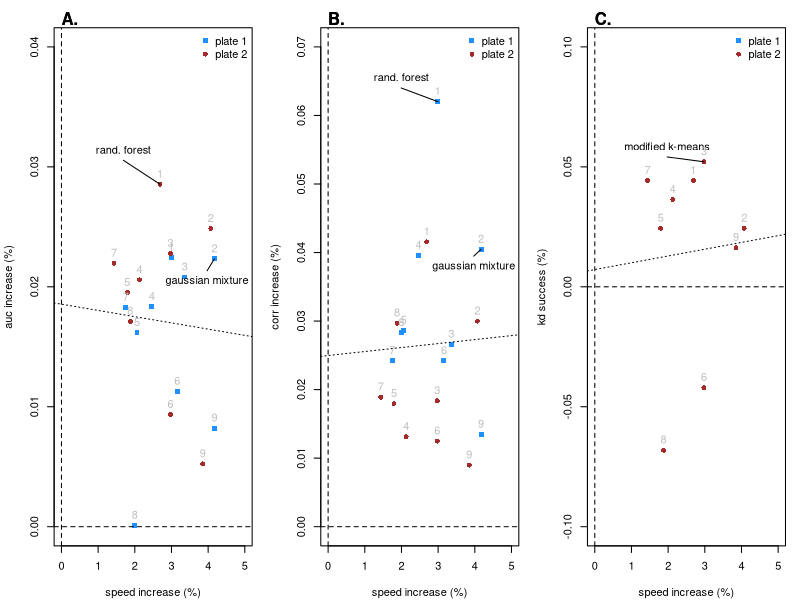
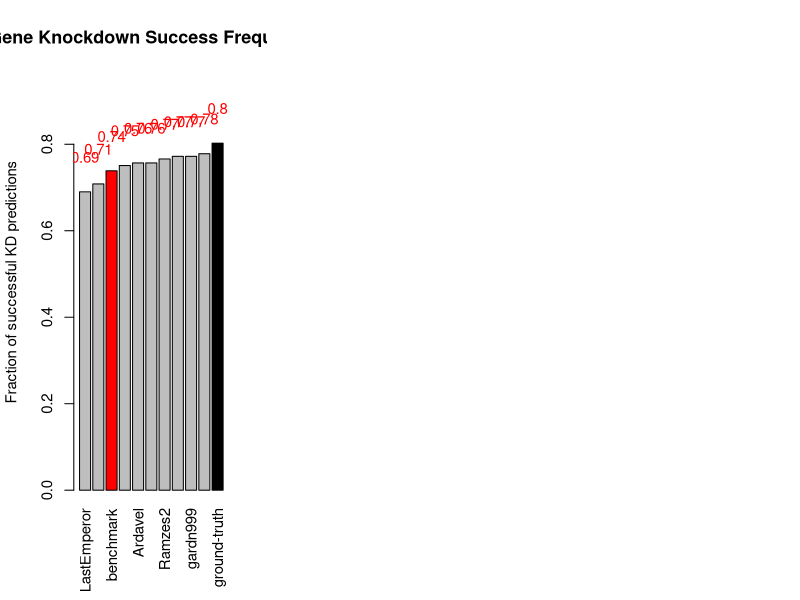
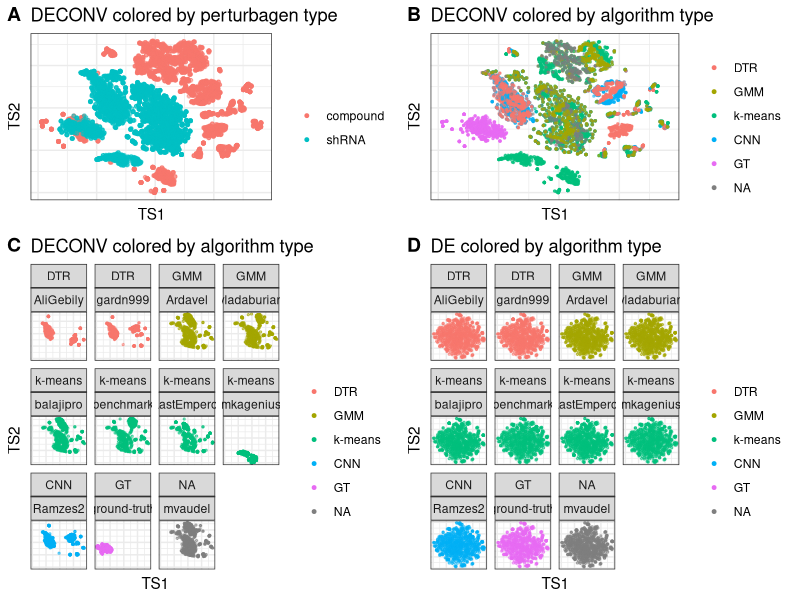

Recreate these plots in R, in order.
## ---- chunk 1
palette(c("dodgerblue","brown","orange"))
my.pal <- palette(c("dodgerblue","brown","orange"))
library(data.table)
library(ggplot2)
library(ggrepel)
library(dplyr, warn=F)
## ---- chunk 2
# data
speed_acc <- fread("data/holdout_score_time.txt", na.strings="n/a")
soln_desc <- fread("data/solution_descriptions.txt", na.strings="n/a")
speed_acc <- merge(speed_acc, soln_desc, by="handle")
## ---- chunk 3
# compute composite accuracy
# in contest, aggregate score was computed as:
# SCORE = MAX_SCORE * (MAX(CORp, 0))2 * AUCp2 * exp(- Tsolution / (3 * Tbenchmark) )
speed_acc[, acc := cor^2 * auc^2]
## ---- chunk 4
impute <- function(x, value) ifelse(is.na(x), value, x)
n <- nrow(speed_acc)
attach(speed_acc)
## ---- chunk 5
cap <- "\\label{fig:acc-vs-speed}**Accuracy vs speed.** This figure shows the relationship between improvements in AUC (A.), correlation (B.) and fraction of correctly predicted knocked-down genes(C.) and improvements in speed for the top-nine solutions. These measures are computed for each of the plates on the holdout dataset. Labels at the dots indicate the rank of the submission in the final leaderboard (1 = first best, 2 = second best, etc.). Dashed lines indicate levels with no improvement over the benchmark. Dotted lines indicate (ols) association between accuracy and speed improvements. The name of the most accurate and fastest approach are highlighted in each panel."

# compute measures
bench <- handle=="benchmark"
sec.bench <- sec[bench]
auc.bench <- auc[bench]
cor.bench <- cor[bench]
kd.bench <- kd_success_freq[bench]
auc.pc <- auc/auc.bench[factor(plate)]
cor.pc <- cor/cor.bench[factor(plate)]
sec.pc <- sec/sec.bench[factor(plate)]
kd.pc <- kd_success_freq/kd.bench[factor(plate)]
method2 <- method
method2[grep("Gaussian", method)] <- "gaussian mixture"
method2[grep("forest", method)] <- "rand. forest"

# Plot
panel <- function(x,y, xlim=c(0,5),ylim=c(0,0.08),xlab="speed increase (%)", legend=T, ...){
  plot(y ~ x, xlim=xlim, ylim=ylim, xlab=xlab
    , pch=c(15:16)[factor(plate)]
    , col=c(1,2)[factor(plate)]
    , subset=!bench
    ,...)
  # lable best method
  j <- which.max(y)
  y.offset <- +0.002; x.offset <- -1
  segments(y0=y[j], x0=x[j], y1=y[j] + y.offset, x1=x[j]+x.offset)
  text(y=y[j]+y.offset, x=x[j]+x.offset, labels=method2[j], pos=3)
  # label fastest method
  j <- which.max(x)
  y.offset <- -0.001; x.offset <- -0.2
  segments(y0=y[j], x0=x[j], y1=y[j] + y.offset, x1=x[j]+x.offset)
  text(y=y[j]+y.offset, x=x[j]+x.offset, labels=method2[j], pos=1)
  # legend
  if(legend)
    legend("topright", pch=15:16, col=1:2, legend=c("plate 1", "plate 2"), bty="n")
  # rank labels
  text(y=y[!bench],x=x[!bench],labels=rank[!bench],pos=3,xpd=T, col=gray(.75))
  abline(h=0,lty=2)
  abline(v=0,lty=2)
  abline(lm(y[!bench] ~ x[!bench]), lty=3)
}
par(mfrow=c(1,3), mar=c(4,4,2,1)+0.1)
panel(abs(log(sec.pc)),log(auc.pc), ylim=c(0,0.04), ylab="auc increase (%)")
mtext(at=c(0,0), "A.", adj=0, font=2)
panel(abs(log(sec.pc)),log(cor.pc), ylim=c(0,0.07), ylab="corr increase (%)")
mtext(at=c(0,0), "B.", adj=0, font=2)
panel(abs(log(sec.pc)), log(kd.pc),ylim=c(-0.1,0.1), ylab="kd success (%)")
mtext(at=c(0,0), "C.", adj=0, font=2)

# Ensambles 20 x 20
# auc.ens <- sapply(auc, function(x) auc + (x - auc*x)*runif(1))
# sec.ens <- sapply(sec, function(x) sec + x)
# plot(auc.ens ~ log(sec.ens), pch=16)
## ---- chunk 6
cap <- "\\label{kd_barplot}**KD success frequency.** Bars represent the fraction of landmark-targeting shRNAs experiments in which the DE values indicated successful knockdown (KD). Success criteria are a z-score of less than -2 and a gene-wise rank of less than 10. Results are shown for the one plate of shRNA holdout data, containing 376 landmark-targeting shRNA experiments." 

speed_acc <- fread("data/holdout_score_time.txt", na.strings = "n/a")
soln_desc <- fread("data/solution_descriptions.txt", na.strings="n/a")
soln_desc <- rbind(soln_desc, data.table(rank="ground-truth",
                                         handle="ground-truth",
                                         method="ground-truth",
                                         method_short="GT"),
                   use.names=T, fill=T)
speed_acc <- merge(speed_acc, soln_desc, by="handle")
levs <- c("DTR", "GMM", "k-means", "CNN", "other", "GT")
speed_acc$method_short <- factor(speed_acc$method_short,
                                 levels=levs)
# make plot
par(mar=c(6, 4, 4, 2) + 0.1, cex=0.9)
with(speed_acc[!is.na(kd_success_freq)][
  order(kd_success_freq, decreasing = F)
], {
  maxval <- max(kd_success_freq)
  offset_factor <- 0.1
  offset <- offset_factor * maxval
  cols <- rep("gray", length(kd_success_freq))
  cols[handle=="benchmark"] <- "red"
  cols[handle=="ground-truth"] <- "black"
  bp <- barplot(kd_success_freq, names.arg=handle, las=3, col=cols,
           ylab="Fraction of successful KD predictions",
           main="Gene Knockdown Success Frequency",
           ylim=c(0, maxval + (2 * offset)))
  text(bp, kd_success_freq + offset, labels=round(kd_success_freq, 2), col="red")
})
## ---- chunk 7
# read tsne files and other data
tsne_de <- fread("data/holdout_tsne_DE.txt")
tsne_deconv <- fread("data/holdout_tsne_DECONV.txt")
soln_desc <- fread("data/solution_descriptions.txt", na.strings="n/a")

# add a row for ground truth
soln_desc <- rbind(soln_desc, data.table(rank="ground-truth",
                                         handle="ground-truth",
                                         method="ground-truth",
                                         method_short="GT"),
                   use.names=T, fill=T)

# extract handle and plate info
tsne_de[, handle := unlist(strsplit(rid, ":"))[1], .(rid)]
tsne_de[, plate := unlist(strsplit(unlist(strsplit(rid, ":"))[2], "_"))[1], .(rid)]
tsne_de[, pert_type := switch(plate,
                              "DPK.CP003" = "compound",
                              "LITMUS.KD019" = "shRNA"),
        .(rid)]

tsne_deconv[, handle := unlist(strsplit(rid, ":"))[1], .(rid)]
tsne_deconv[, plate := unlist(strsplit(unlist(strsplit(rid, ":"))[2], "_"))[1], .(rid)]
tsne_deconv[, pert_type := switch(plate,
                              "DPK.CP003" = "compound",
                              "LITMUS.KD019" = "shRNA"),
        .(rid)]

# merge with solution desc
tsne_de <- merge(tsne_de, soln_desc, by="handle", all.x=T)
tsne_deconv <- merge(tsne_deconv, soln_desc, by="handle", all.x=T)

# set factor levels
levs <- c("DTR", "GMM", "k-means", "CNN", "other", "GT")
tsne_de$method_short <- factor(tsne_de$method_short,
                               levels=levs)
tsne_deconv$method_short <- factor(tsne_deconv$method_short,
                               levels=levs)
## ---- chunk 8
p_deconv_color_type <- ggplot(tsne_deconv, aes(x=TS1, y=TS2, color=pert_type)) +
  geom_point(alpha=0.5, size=1) +
  guides(color=guide_legend(override.aes = list(alpha=1, size=1))) +
  scale_color_discrete(name="") +
  theme_bw() +
  theme(axis.ticks.x = element_blank(),
        axis.ticks.y = element_blank(),
        axis.text.x=element_blank(),
        axis.text.y=element_blank()) +
  ggtitle("DECONV colored by perturbagen type")
## ---- chunk 9
p_deconv_color_method <- ggplot(tsne_deconv, aes(x=TS1, y=TS2, color=method_short)) +
  geom_point(alpha=0.5, size=0.5) +
  guides(color=guide_legend(override.aes = list(alpha=1, size=1))) +
  scale_color_discrete(name="") +
  theme_bw() + 
  theme(axis.ticks.x = element_blank(),
        axis.ticks.y = element_blank(),
        axis.text.x=element_blank(),
        axis.text.y=element_blank()) +
  ggtitle("DECONV colored by algorithm type")
## ---- chunk 10
p_deconv_facet_handle <- p_deconv_color_method + facet_wrap(~method_short+handle)
## ---- chunk 11
p_de <- ggplot(tsne_de, aes(x=TS1, y=TS2, color=method_short)) +
  geom_point(alpha=0.5, size=0.5) +
  guides(color=guide_legend(override.aes = list(alpha=1, size=1))) +
  scale_color_discrete(name="") +
  theme_bw() +
  theme(axis.ticks.x = element_blank(),
        axis.ticks.y = element_blank(),
        axis.text.x=element_blank(),
        axis.text.y=element_blank()) +
  facet_wrap(~method_short+handle) +
  ggtitle("DE colored by algorithm type")
## ---- chunk 12
# TODO: better caption
cap <- "\\label{tsne_figure}**t-SNE projection of deconvoluted data.** Each point represents the 2D projection of a sample generated by UNI ground truth (GT) or by applying a deconvolution algorithm to DUO data. t-SNE was run on the 2 plates of holdout data, one each containing compound and shRNA treatmens. DECONV data colored by perturbagen type (A) and algorithm type (B). DECONV (C) and DE (D) data colored by algorithm type and stratified by each individual implementation."
cowplot::plot_grid(p_deconv_color_type,
                   p_deconv_color_method,
                   p_deconv_facet_handle,
                   p_de,
                   align="hv", ncol=2, nrow=2, rel_heights = c(1, 1.6),
                   labels=LETTERS[1:4])
